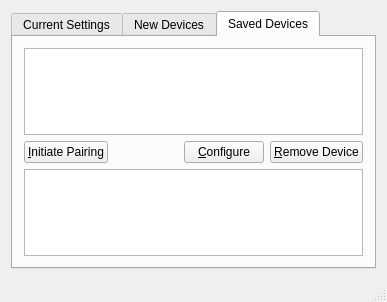
<?xml version="1.0" encoding="UTF-8"?>
<ui version="4.0">
 <class>btmaingui</class>
 <widget class="QMainWindow" name="btmaingui">
  <property name="geometry">
   <rect>
    <x>0</x>
    <y>0</y>
    <width>387</width>
    <height>302</height>
   </rect>
  </property>
  <property name="windowTitle">
   <string>BlueTooth Manager</string>
  </property>
  <widget class="QWidget" name="centralWidget">
   <layout class="QVBoxLayout" name="verticalLayout">
    <item>
     <widget class="QTabWidget" name="tabWidget">
      <property name="currentIndex">
       <number>2</number>
      </property>
      <widget class="QWidget" name="tabSettings">
       <attribute name="title">
        <string>Current Settings</string>
       </attribute>
       <layout class="QVBoxLayout" name="verticalLayout_4">
        <item>
         <layout class="QHBoxLayout" name="horizontalLayout_4">
          <item>
           <widget class="QLabel" name="label">
            <property name="text">
             <string>Computer/Device ID</string>
            </property>
           </widget>
          </item>
          <item>
           <widget class="QLineEdit" name="lineCompName">
            <property name="readOnly">
             <bool>true</bool>
            </property>
           </widget>
          </item>
          <item>
           <widget class="QPushButton" name="pushChangeCompName">
            <property name="text">
             <string>&amp;Change</string>
            </property>
           </widget>
          </item>
         </layout>
        </item>
        <item>
         <widget class="Line" name="line">
          <property name="orientation">
           <enum>Qt::Horizontal</enum>
          </property>
         </widget>
        </item>
        <item>
         <widget class="QLabel" name="labelConnections">
          <property name="text">
           <string>Devices Connected:</string>
          </property>
         </widget>
        </item>
        <item>
         <widget class="QListWidget" name="listConnectedDevices"/>
        </item>
        <item>
         <layout class="QHBoxLayout" name="horizontalLayout_3">
          <item>
           <widget class="QPushButton" name="pushDisconnectDevice">
            <property name="text">
             <string>&amp;Disconnect Device</string>
            </property>
           </widget>
          </item>
          <item>
           <spacer name="horizontalSpacer_3">
            <property name="orientation">
             <enum>Qt::Horizontal</enum>
            </property>
            <property name="sizeHint" stdset="0">
             <size>
              <width>40</width>
              <height>20</height>
             </size>
            </property>
           </spacer>
          </item>
         </layout>
        </item>
        <item>
         <widget class="Line" name="line_2">
          <property name="orientation">
           <enum>Qt::Horizontal</enum>
          </property>
         </widget>
        </item>
        <item>
         <layout class="QHBoxLayout" name="horizontalLayout_5">
          <item>
           <widget class="QPushButton" name="pushStartTray">
            <property name="text">
             <string>Start &amp;Tray Application</string>
            </property>
           </widget>
          </item>
          <item>
           <spacer name="horizontalSpacer_4">
            <property name="orientation">
             <enum>Qt::Horizontal</enum>
            </property>
            <property name="sizeHint" stdset="0">
             <size>
              <width>40</width>
              <height>20</height>
             </size>
            </property>
           </spacer>
          </item>
          <item>
           <widget class="QPushButton" name="pushRestart">
            <property name="text">
             <string>&amp;Restart Service</string>
            </property>
           </widget>
          </item>
         </layout>
        </item>
        <item>
         <spacer name="verticalSpacer">
          <property name="orientation">
           <enum>Qt::Vertical</enum>
          </property>
          <property name="sizeHint" stdset="0">
           <size>
            <width>20</width>
            <height>40</height>
           </size>
          </property>
         </spacer>
        </item>
       </layout>
      </widget>
      <widget class="QWidget" name="newTab">
       <attribute name="title">
        <string>New Devices</string>
       </attribute>
       <layout class="QVBoxLayout" name="verticalLayout_2">
        <item>
         <widget class="QListWidget" name="listNewDevice"/>
        </item>
        <item>
         <layout class="QHBoxLayout" name="horizontalLayout">
          <item>
           <widget class="QPushButton" name="pushScanNew">
            <property name="text">
             <string>&amp;Scan</string>
            </property>
           </widget>
          </item>
          <item>
           <spacer name="horizontalSpacer">
            <property name="orientation">
             <enum>Qt::Horizontal</enum>
            </property>
            <property name="sizeHint" stdset="0">
             <size>
              <width>40</width>
              <height>20</height>
             </size>
            </property>
           </spacer>
          </item>
          <item>
           <widget class="QPushButton" name="pushAddDevice">
            <property name="text">
             <string>&amp;Add Device</string>
            </property>
           </widget>
          </item>
         </layout>
        </item>
        <item>
         <widget class="QTextEdit" name="newDeviceInfo">
          <property name="readOnly">
           <bool>true</bool>
          </property>
         </widget>
        </item>
       </layout>
      </widget>
      <widget class="QWidget" name="oldTab">
       <attribute name="title">
        <string>Saved Devices</string>
       </attribute>
       <layout class="QVBoxLayout" name="verticalLayout_3">
        <item>
         <widget class="QListWidget" name="listOldDevice"/>
        </item>
        <item>
         <layout class="QHBoxLayout" name="horizontalLayout_2">
          <item>
           <widget class="QPushButton" name="pushConnectDevice">
            <property name="text">
             <string>&amp;Initiate Pairing</string>
            </property>
           </widget>
          </item>
          <item>
           <spacer name="horizontalSpacer_2">
            <property name="orientation">
             <enum>Qt::Horizontal</enum>
            </property>
            <property name="sizeHint" stdset="0">
             <size>
              <width>40</width>
              <height>20</height>
             </size>
            </property>
           </spacer>
          </item>
          <item>
           <widget class="QPushButton" name="pushConfigureOld">
            <property name="text">
             <string>&amp;Configure</string>
            </property>
           </widget>
          </item>
          <item>
           <widget class="QPushButton" name="pushRemoveOld">
            <property name="text">
             <string>&amp;Remove Device</string>
            </property>
           </widget>
          </item>
         </layout>
        </item>
        <item>
         <widget class="QTextEdit" name="oldDeviceInfo">
          <property name="readOnly">
           <bool>true</bool>
          </property>
         </widget>
        </item>
       </layout>
      </widget>
     </widget>
    </item>
   </layout>
  </widget>
  <widget class="QStatusBar" name="statusBar"/>
 </widget>
 <layoutdefault spacing="6" margin="11"/>
 <resources/>
 <connections/>
</ui>
